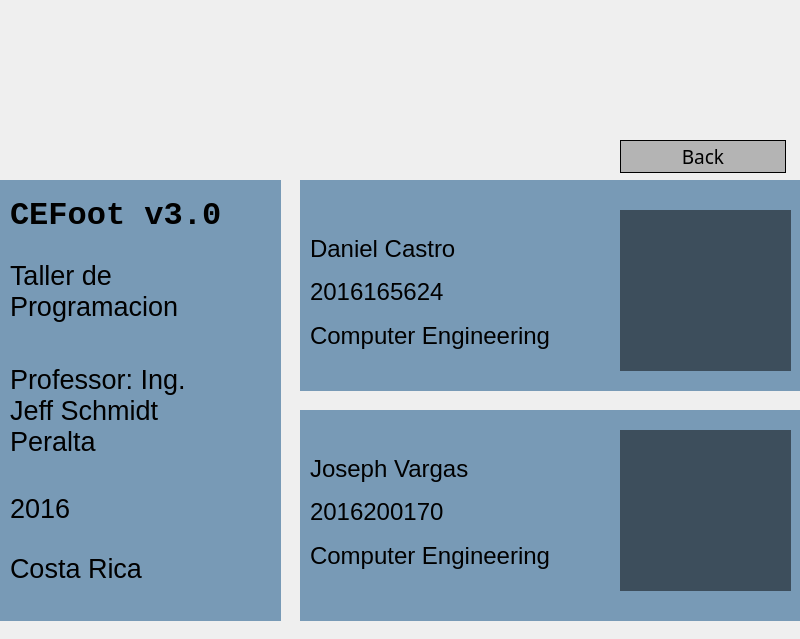
<?xml version="1.0" encoding="UTF-8"?>
<ui version="4.0">
 <class>VentanaAbout</class>
 <widget class="QWidget" name="VentanaAbout">
  <property name="geometry">
   <rect>
    <x>0</x>
    <y>0</y>
    <width>800</width>
    <height>639</height>
   </rect>
  </property>
  <property name="sizePolicy">
   <sizepolicy hsizetype="Fixed" vsizetype="Fixed">
    <horstretch>0</horstretch>
    <verstretch>0</verstretch>
   </sizepolicy>
  </property>
  <property name="windowTitle">
   <string>About</string>
  </property>
  <widget class="QLabel" name="label">
   <property name="geometry">
    <rect>
     <x>-80</x>
     <y>0</y>
     <width>891</width>
     <height>651</height>
    </rect>
   </property>
   <property name="font">
    <font>
     <family>Roman</family>
    </font>
   </property>
   <property name="text">
    <string/>
   </property>
   <property name="pixmap">
    <pixmap>images/about.jpg</pixmap>
   </property>
   <property name="scaledContents">
    <bool>true</bool>
   </property>
  </widget>
  <widget class="QLabel" name="label_2">
   <property name="geometry">
    <rect>
     <x>160</x>
     <y>20</y>
     <width>621</width>
     <height>101</height>
    </rect>
   </property>
   <property name="text">
    <string/>
   </property>
   <property name="pixmap">
    <pixmap>images/TEC.png</pixmap>
   </property>
   <property name="scaledContents">
    <bool>true</bool>
   </property>
  </widget>
  <widget class="QLabel" name="label_4">
   <property name="geometry">
    <rect>
     <x>300</x>
     <y>180</y>
     <width>501</width>
     <height>211</height>
    </rect>
   </property>
   <property name="styleSheet">
    <string notr="true">background: rgba(0, 69, 124,0.5)</string>
   </property>
   <property name="text">
    <string/>
   </property>
  </widget>
  <widget class="QLabel" name="label_5">
   <property name="geometry">
    <rect>
     <x>10</x>
     <y>190</y>
     <width>421</width>
     <height>51</height>
    </rect>
   </property>
   <property name="font">
    <font>
     <family>Courier New</family>
     <pointsize>24</pointsize>
     <weight>75</weight>
     <bold>true</bold>
    </font>
   </property>
   <property name="styleSheet">
    <string notr="true">
</string>
   </property>
   <property name="text">
    <string>CEFoot v3.0</string>
   </property>
  </widget>
  <widget class="QLabel" name="label_7">
   <property name="geometry">
    <rect>
     <x>630</x>
     <y>220</y>
     <width>151</width>
     <height>141</height>
    </rect>
   </property>
   <property name="text">
    <string/>
   </property>
   <property name="pixmap">
    <pixmap>images/daniel.jpg</pixmap>
   </property>
   <property name="scaledContents">
    <bool>true</bool>
   </property>
  </widget>
  <widget class="QLabel" name="label_8">
   <property name="geometry">
    <rect>
     <x>630</x>
     <y>440</y>
     <width>151</width>
     <height>141</height>
    </rect>
   </property>
   <property name="text">
    <string/>
   </property>
   <property name="pixmap">
    <pixmap>images/joseph.jpg</pixmap>
   </property>
   <property name="scaledContents">
    <bool>true</bool>
   </property>
  </widget>
  <widget class="QLabel" name="label_9">
   <property name="geometry">
    <rect>
     <x>300</x>
     <y>410</y>
     <width>501</width>
     <height>211</height>
    </rect>
   </property>
   <property name="styleSheet">
    <string notr="true">background: rgba(0, 69, 124,0.5)</string>
   </property>
   <property name="text">
    <string/>
   </property>
  </widget>
  <widget class="QLabel" name="label_10">
   <property name="geometry">
    <rect>
     <x>620</x>
     <y>210</y>
     <width>171</width>
     <height>161</height>
    </rect>
   </property>
   <property name="styleSheet">
    <string notr="true">background-color: rgba(3, 3, 3,0.5);</string>
   </property>
   <property name="text">
    <string/>
   </property>
  </widget>
  <widget class="QLabel" name="label_11">
   <property name="geometry">
    <rect>
     <x>620</x>
     <y>430</y>
     <width>171</width>
     <height>161</height>
    </rect>
   </property>
   <property name="styleSheet">
    <string notr="true">background-color: rgba(3, 3, 3,0.5);</string>
   </property>
   <property name="text">
    <string/>
   </property>
  </widget>
  <widget class="QWidget" name="verticalLayoutWidget">
   <property name="geometry">
    <rect>
     <x>310</x>
     <y>230</y>
     <width>408</width>
     <height>124</height>
    </rect>
   </property>
   <layout class="QVBoxLayout" name="verticalLayout">
    <item>
     <widget class="QLabel" name="label_3">
      <property name="font">
       <font>
        <pointsize>18</pointsize>
       </font>
      </property>
      <property name="text">
       <string>Daniel Castro</string>
      </property>
     </widget>
    </item>
    <item>
     <widget class="QLabel" name="label_12">
      <property name="font">
       <font>
        <pointsize>18</pointsize>
       </font>
      </property>
      <property name="text">
       <string>2016165624</string>
      </property>
     </widget>
    </item>
    <item>
     <widget class="QLabel" name="label_14">
      <property name="font">
       <font>
        <pointsize>18</pointsize>
       </font>
      </property>
      <property name="text">
       <string>Computer Engineering</string>
      </property>
     </widget>
    </item>
   </layout>
  </widget>
  <widget class="QWidget" name="verticalLayoutWidget_2">
   <property name="geometry">
    <rect>
     <x>310</x>
     <y>450</y>
     <width>408</width>
     <height>124</height>
    </rect>
   </property>
   <layout class="QVBoxLayout" name="verticalLayout_2">
    <item>
     <widget class="QLabel" name="label_6">
      <property name="font">
       <font>
        <pointsize>18</pointsize>
       </font>
      </property>
      <property name="text">
       <string>Joseph Vargas</string>
      </property>
     </widget>
    </item>
    <item>
     <widget class="QLabel" name="label_13">
      <property name="font">
       <font>
        <pointsize>18</pointsize>
       </font>
      </property>
      <property name="text">
       <string>2016200170</string>
      </property>
     </widget>
    </item>
    <item>
     <widget class="QLabel" name="label_15">
      <property name="font">
       <font>
        <pointsize>18</pointsize>
       </font>
      </property>
      <property name="text">
       <string>Computer Engineering</string>
      </property>
     </widget>
    </item>
   </layout>
  </widget>
  <widget class="QLabel" name="label_16">
   <property name="geometry">
    <rect>
     <x>-220</x>
     <y>180</y>
     <width>501</width>
     <height>441</height>
    </rect>
   </property>
   <property name="styleSheet">
    <string notr="true">background: rgba(0, 69, 124,0.5)</string>
   </property>
   <property name="text">
    <string/>
   </property>
  </widget>
  <widget class="QLabel" name="label_17">
   <property name="geometry">
    <rect>
     <x>10</x>
     <y>550</y>
     <width>211</width>
     <height>36</height>
    </rect>
   </property>
   <property name="font">
    <font>
     <pointsize>20</pointsize>
    </font>
   </property>
   <property name="text">
    <string>Costa Rica</string>
   </property>
  </widget>
  <widget class="QLabel" name="label_18">
   <property name="geometry">
    <rect>
     <x>10</x>
     <y>490</y>
     <width>211</width>
     <height>36</height>
    </rect>
   </property>
   <property name="font">
    <font>
     <pointsize>20</pointsize>
    </font>
   </property>
   <property name="text">
    <string>2016</string>
   </property>
  </widget>
  <widget class="QLabel" name="label_19">
   <property name="geometry">
    <rect>
     <x>10</x>
     <y>230</y>
     <width>211</width>
     <height>121</height>
    </rect>
   </property>
   <property name="font">
    <font>
     <pointsize>20</pointsize>
    </font>
   </property>
   <property name="text">
    <string>Taller de
Programacion</string>
   </property>
  </widget>
  <widget class="QLabel" name="label_20">
   <property name="geometry">
    <rect>
     <x>10</x>
     <y>350</y>
     <width>291</width>
     <height>121</height>
    </rect>
   </property>
   <property name="font">
    <font>
     <pointsize>20</pointsize>
    </font>
   </property>
   <property name="text">
    <string>Professor: Ing.
Jeff Schmidt
Peralta</string>
   </property>
  </widget>
  <widget class="QPushButton" name="back">
   <property name="enabled">
    <bool>true</bool>
   </property>
   <property name="geometry">
    <rect>
     <x>620</x>
     <y>140</y>
     <width>166</width>
     <height>33</height>
    </rect>
   </property>
   <property name="sizePolicy">
    <sizepolicy hsizetype="Minimum" vsizetype="Preferred">
     <horstretch>0</horstretch>
     <verstretch>0</verstretch>
    </sizepolicy>
   </property>
   <property name="font">
    <font>
     <family>Yu Gothic UI Semilight</family>
     <pointsize>14</pointsize>
    </font>
   </property>
   <property name="cursor">
    <cursorShape>PointingHandCursor</cursorShape>
   </property>
   <property name="styleSheet">
    <string notr="true">background:rgba(120, 120, 120, 0.5);
border: 1px solid;
</string>
   </property>
   <property name="text">
    <string>Back</string>
   </property>
  </widget>
  <zorder>label</zorder>
  <zorder>label_16</zorder>
  <zorder>label_4</zorder>
  <zorder>label_9</zorder>
  <zorder>label_2</zorder>
  <zorder>label_5</zorder>
  <zorder>label_10</zorder>
  <zorder>label_11</zorder>
  <zorder>label_7</zorder>
  <zorder>label_8</zorder>
  <zorder>verticalLayoutWidget</zorder>
  <zorder>verticalLayoutWidget_2</zorder>
  <zorder>label_17</zorder>
  <zorder>label_18</zorder>
  <zorder>label_19</zorder>
  <zorder>label_20</zorder>
  <zorder>back</zorder>
 </widget>
 <resources/>
 <connections/>
</ui>
